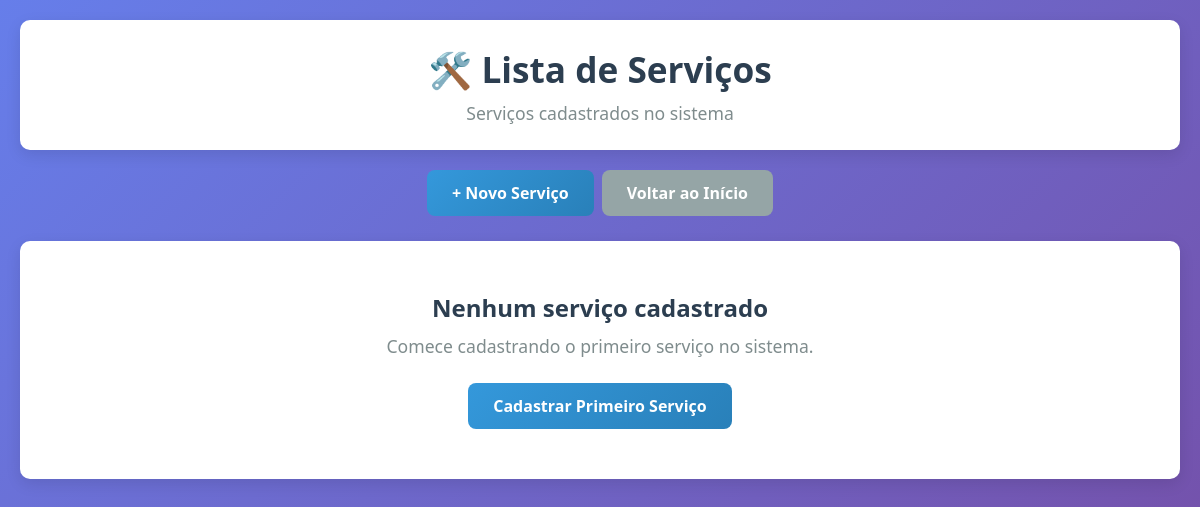
The app's page /servicos/listar.php, older data.
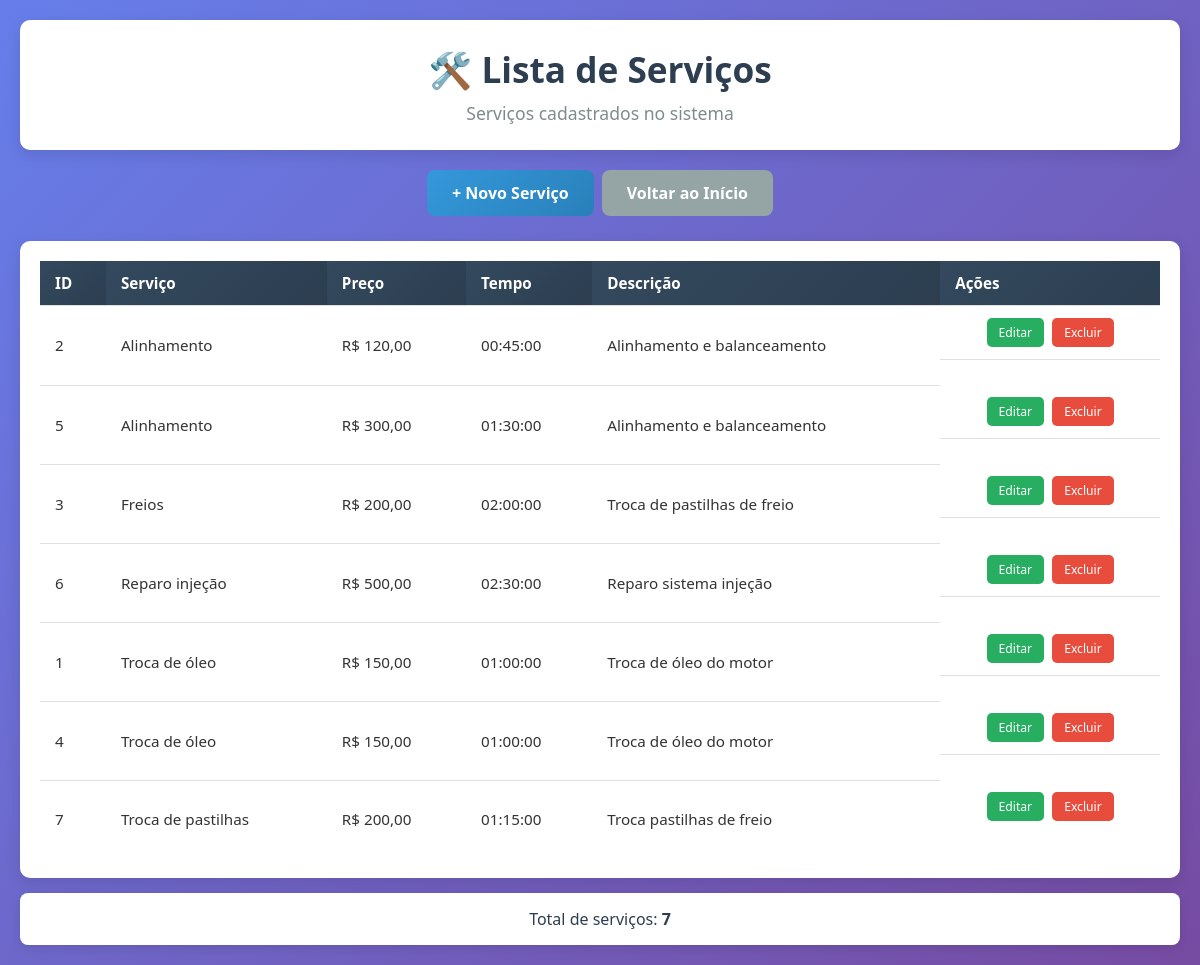
The same page, newer data.
### tables this page shows
CREATE TABLE SERVICO (
    ID_SERVICO INT AUTO_INCREMENT PRIMARY KEY,
    MAO_DE_OBRA DECIMAL(10,2) NOT NULL,
    NOME_SERVICO VARCHAR(100) NOT NULL,
    TEMPO TIME,
    DESCRICAO_SERVICO TEXT,
    ESPECIALIDADE VARCHAR(150)
);

### servicos/listar.php (the view, shortened to what this page needs)
<?php
require_once '../conexao.php';
$sql = "SELECT * FROM SERVICO ORDER BY NOME_SERVICO";
$stmt = $pdo->query($sql);
$servicos = $stmt->fetchAll(PDO::FETCH_ASSOC);
?>
<!DOCTYPE html>
<html lang="pt-br">
<head>
    <link rel="stylesheet" href="listas.css">
</head>
<body>
    <div class="container">
        <div class="header">
            <h1>🛠️ Lista de Serviços</h1>
            <p>Serviços cadastrados no sistema</p>
        </div>
        <div class="actions">
            <a href="cadastrar.php" class="btn btn-primary">+ Novo Serviço</a>
            <a href="../index.php" class="btn btn-secondary">Voltar ao Início</a>
        </div>
        <?php if (count($servicos) > 0): ?>
            <div class="table-container">
                <table>
                    <thead>
                        <tr>
                            <th>ID</th>
                            <th>Serviço</th>
                            <th>Preço</th>
                            <th>Tempo</th>
                            <th>Descrição</th>
                            <th>Ações</th>
                        </tr>
                    </thead>
                    <tbody>
                        <?php foreach ($servicos as $servico): ?>
                        <tr>
                            <td><?= $servico['ID_SERVICO'] ?></td>
                            <td><?= htmlspecialchars($servico['NOME_SERVICO']) ?></td>
                            <td>R$ <?= number_format($servico['MAO_DE_OBRA'], 2, ',', '.') ?></td>
                            <td><?= $servico['TEMPO'] ?: '-' ?></td>
                            <td title="<?= htmlspecialchars($servico['DESCRICAO_SERVICO']) ?>">
                                <?= strlen($servico['DESCRICAO_SERVICO']) > 50 ? substr($servico['DESCRICAO_SERVICO'], 0, 50) . '...' : $servico['DESCRICAO_SERVICO'] ?>
                            </td>
                            <td class="actions">
                                <a href="editar.php?id=<?= $servico['ID_SERVICO'] ?>" class="btn-small btn-edit">Editar</a>
                                <a href="excluir.php?id=<?= $servico['ID_SERVICO'] ?>" class="btn-small btn-delete" onclick="return confirm('Tem certeza que deseja excluir este serviço?')">Excluir</a>
                            </td>
                        </tr>
                        <?php endforeach; ?>
                    </tbody>
                </table>
            </div>
            <div class="summary">
                Total de serviços: <strong><?= count($servicos) ?></strong>
            </div>
        <?php else: ?>
            <div class="empty-state">
                <h3>Nenhum serviço cadastrado</h3>
                <p>Comece cadastrando o primeiro serviço no sistema.</p>
                <a href="cadastrar.php" class="btn btn-primary">Cadastrar Primeiro Serviço</a>
            </div>
        <?php endif; ?>
    </div>
</body>
</html>

### servicos/listas.css (style rules this page uses)
* { margin: 0; padding: 0; box-sizing: border-box; }
body { font-family: 'Segoe UI', Tahoma, Geneva, Verdana, sans-serif; background: linear-gradient(135deg, #667eea 0%, #764ba2 100%); min-height: 100vh; padding: 20px; color: #333; }
.container { max-width: 1200px; margin: 0 auto; }
.header { background: white; border-radius: 10px; padding: 25px; margin-bottom: 20px; box-shadow: 0 5px 15px rgba(0,0,0,0.1); text-align: center; }
.header h1 { color: #2c3e50; font-size: 2.2em; margin-bottom: 8px; }
.header p { color: #7f8c8d; font-size: 1.1em; }
.actions { display: flex; gap: 15px; margin-bottom: 25px; flex-wrap: wrap; }
.btn { padding: 12px 25px; border: none; border-radius: 8px; font-size: 1em; font-weight: 600; text-decoration: none; text-align: center; cursor: pointer; transition: all 0.3s ease; display: inline-block; }
.btn-primary { background: linear-gradient(135deg, #3498db, #2980b9); color: white; }
.btn-secondary { background: #95a5a6; color: white; }
.table-container { background: white; border-radius: 10px; padding: 20px; box-shadow: 0 5px 15px rgba(0,0,0,0.1); overflow-x: auto; }
table { width: 100%; border-collapse: collapse; font-size: 0.95em; }
th, td { padding: 12px 15px; text-align: left; border-bottom: 1px solid #e0e0e0; }
th { background: linear-gradient(135deg, #34495e, #2c3e50); color: white; font-weight: 600; position: sticky; top: 0; }
tr:last-child td { border-bottom: none; }
.actions { display: flex; gap: 8px; justify-content: center; }
.btn-small { padding: 6px 12px; font-size: 0.8em; text-decoration: none; border-radius: 5px; font-weight: 500; transition: all 0.3s ease; border: none; cursor: pointer; white-space: nowrap; }
.btn-edit { background: #27ae60; color: white; }
.btn-delete { background: #e74c3c; color: white; }
.summary { background: white; border-radius: 8px; padding: 15px 20px; margin-top: 15px; text-align: center; font-size: 1em; color: #2c3e50; box-shadow: 0 3px 10px rgba(0,0,0,0.1); }
.empty-state { background: white; border-radius: 10px; padding: 50px 30px; text-align: center; box-shadow: 0 5px 15px rgba(0,0,0,0.1); }
.empty-state h3 { color: #2c3e50; margin-bottom: 10px; font-size: 1.5em; }
.empty-state p { color: #7f8c8d; margin-bottom: 25px; font-size: 1.1em; }

Row changes from the older to the newer data that the page shows:
added servico: ID_SERVICO "2", NOME_SERVICO "Alinhamento", MAO_DE_OBRA "120,00", TEMPO "00:45:00", DESCRICAO_SERVICO "Alinhamento e balanceamento"
added servico: ID_SERVICO "5", NOME_SERVICO "Alinhamento", MAO_DE_OBRA "300,00", TEMPO "01:30:00", DESCRICAO_SERVICO "Alinhamento e balanceamento"
added servico: ID_SERVICO "3", NOME_SERVICO "Freios", MAO_DE_OBRA "200,00", TEMPO "02:00:00", DESCRICAO_SERVICO "Troca de pastilhas de freio"
added servico: ID_SERVICO "6", NOME_SERVICO "Reparo injeção", MAO_DE_OBRA "500,00", TEMPO "02:30:00", DESCRICAO_SERVICO "Reparo sistema injeção"
added servico: ID_SERVICO "1", NOME_SERVICO "Troca de óleo", MAO_DE_OBRA "150,00", TEMPO "01:00:00", DESCRICAO_SERVICO "Troca de óleo do motor"
added servico: ID_SERVICO "4", NOME_SERVICO "Troca de óleo", MAO_DE_OBRA "150,00", TEMPO "01:00:00", DESCRICAO_SERVICO "Troca de óleo do motor"
added servico: ID_SERVICO "7", NOME_SERVICO "Troca de pastilhas", MAO_DE_OBRA "200,00", TEMPO "01:15:00", DESCRICAO_SERVICO "Troca pastilhas de freio"
Text that changed along with them:
count($servicos): (not shown) → "7"
text no longer shown: "Nenhum serviço cadastrado Comece cadastrando o primeiro serviço no sistema. Cadastrar Primeiro Serviço"
text now shown: "ID Serviço Preço Tempo Descrição Ações Total de serviços:"
